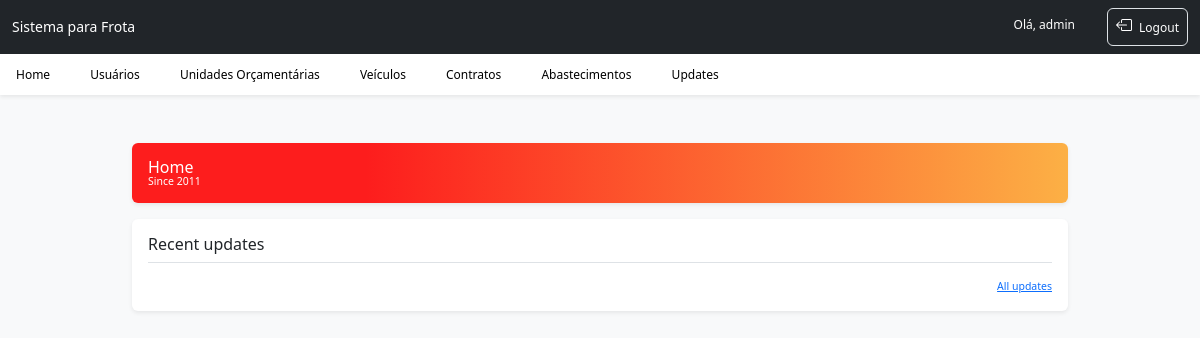
The app's page / (signed in), older data.
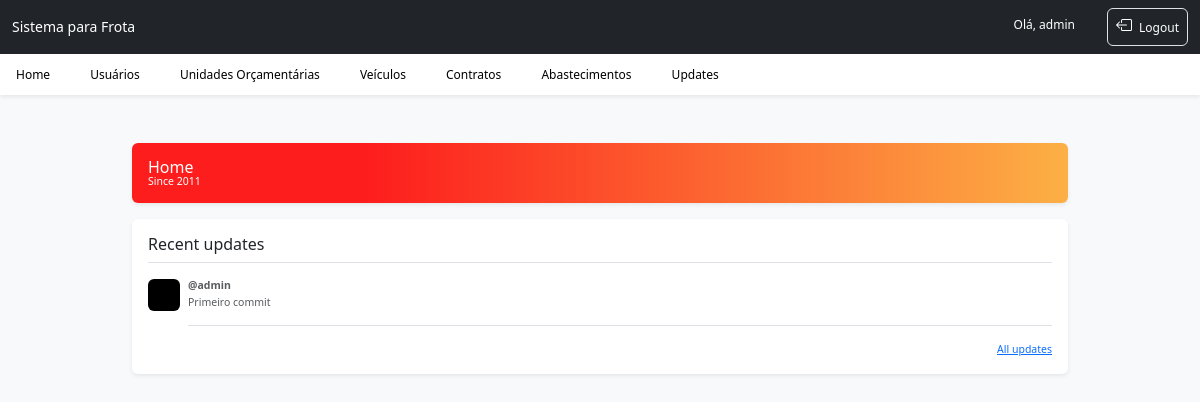
The same page, newer data.
### abastecimento/models.py (models this page shows, shortened)
class Update(models.Model):
    autor = models.ForeignKey(get_user_model(), on_delete=models.PROTECT)
    conteudo = models.TextField()

### abastecimento/views.py (the view)
# urls.py: path('', index, name='index'),
@login_required
def index(request):
    updates = Update.objects.all()
    context = {'updates': updates}
    return render(request, 'home/index.html', context)

### abastecimento/templates/home/index.html (shortened to what this page needs)
{% extends 'home/base.html' %}
{% block main %}
<div class="d-flex align-items-center p-3 my-3 text-white bg-purple rounded shadow-sm">
    <div class="lh-1">
        <h1 class="h6 mb-0 text-white lh-1">Home</h1>
        <small>Since 2011</small>
    </div>
</div>
<div class="my-3 p-3 bg-body rounded shadow-sm">
    <h6 class="border-bottom pb-2 mb-0">Recent updates</h6>
    {% for update in updates %}
    <div class="d-flex text-body-secondary pt-3">
        <div class="pb-3 mb-0 small lh-sm border-bottom w-100">
            <div class="d-flex justify-content-between">
                <strong class="text-gray-dark">@{{ update.autor }}</strong>
            </div>
            <span class="d-block mt-1">{{ update.conteudo }}</span>
        </div>
    </div>
    {% endfor %}
    <small class="d-block text-end mt-3">
        <a href="#">All updates</a>
    </small>
</div>
{% endblock %}

Row changes from the older to the newer data that the page shows:
added Update: autor "admin", conteudo "Primeiro commit"
